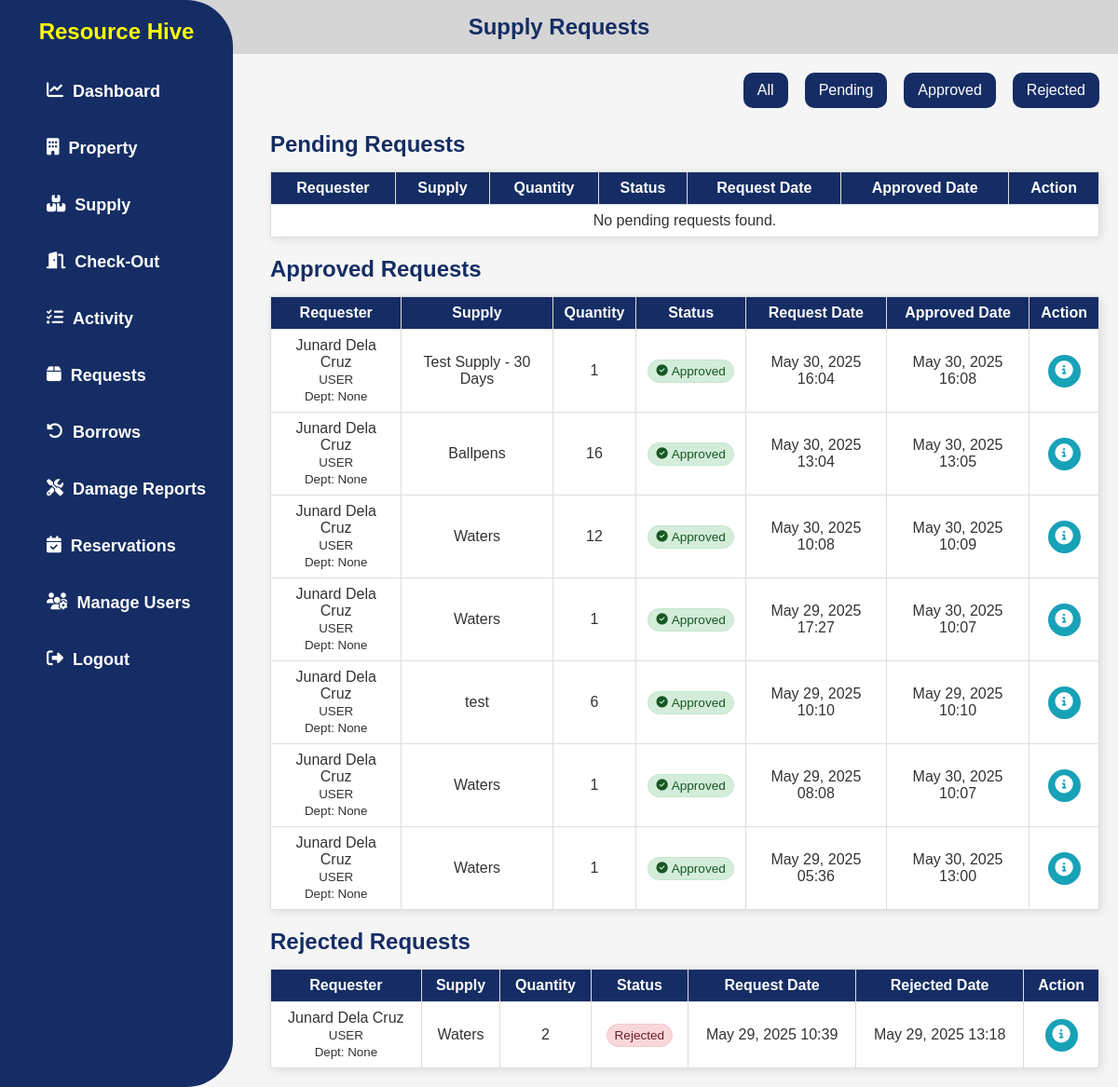
Before: /my-supply-requests/ (signed in) with the older database file.
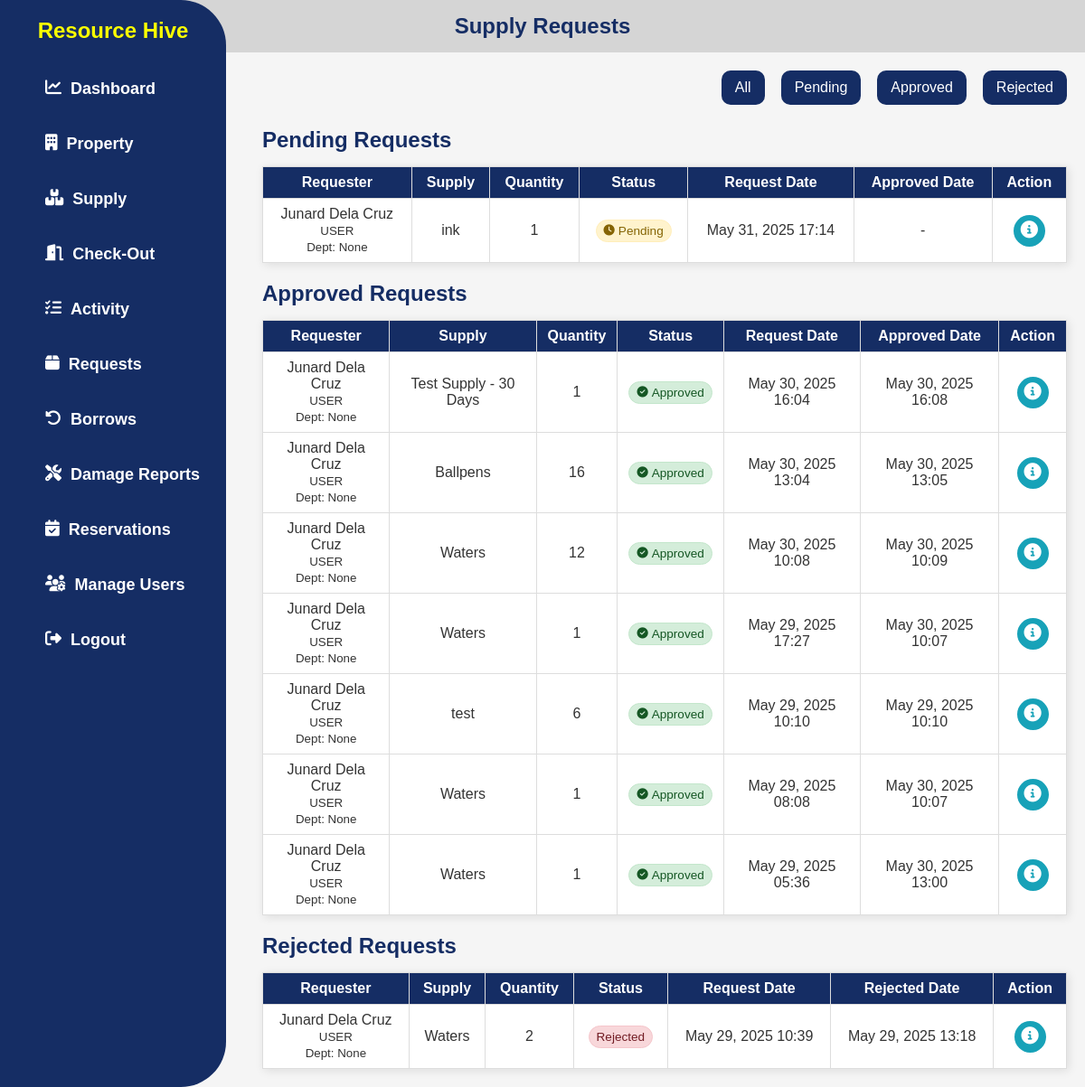
After: the same page with the newer database file.
### app/models.py (models this page shows, shortened)
class SupplyRequest(models.Model):
    STATUS_CHOICES = [
        ('pending', 'Pending'),
        ('approved', 'Approved'),
        ('rejected', 'Rejected'),
    ]
    user = models.ForeignKey(User, on_delete=models.CASCADE)
    supply = models.ForeignKey(Supply, on_delete=models.CASCADE)
    quantity = models.PositiveIntegerField()
    request_date = models.DateTimeField(auto_now_add=True)
    purpose = models.TextField()
    approved_date = models.DateTimeField(null=True, blank=True)
    status = models.CharField(max_length=20, choices=STATUS_CHOICES, default='pending')
    remarks = models.TextField(blank=True, null=True)

class UserProfile(models.Model):
    user = models.OneToOneField(User, on_delete=models.CASCADE)
    ROLE_CHOICES = [
        ('ADMIN', 'ADMIN'),
        ('USER', 'USER'),
    ]
    role = models.CharField(max_length=20, choices=ROLE_CHOICES)
    department = models.CharField(max_length=255, blank=True, null=True)
    phone = models.CharField(max_length=20, blank=True, null=True)

class Supply(models.Model):
    STATUS_CHOICES = [
        ('low_stock', 'Low Stock'),
        ('out_of_stock', 'Out of Stock'),
        ('available', 'Available'),
    ]
    CATEGORY_CHOICES = [
        ('office_supplies', 'Office Supplies Expenses'),
        ('textbooks', 'Textbooks and Instructional Materials Expenses'),
        ('other_supplies', 'Other Supplies & Materials Expenses'),
    ]
    SUBCATEGORY_CHOICES = [
        ('common_office', 'COMMON OFFICE SUPPLIES AND MATERIALS'),
        ('filing', 'FILING SUPPLIES AND MATERIALS'),
        ('ribbons', 'RIBBONS, INKS, TONERS AND CARTRIDGES'),
        ('paper', 'PAPER PRODUCTS'),
        ('university_activity', 'OTHER UNIVERSITY ACTIVITY 1 (CSG Activity)'),
        ('printed_journals', 'PRINTED JOURNALS'),
        ('common_cleaning', 'COMMON CLEANING SUPPLIES AND MATERIALS'),
        ('other_supplies', 'OTHER SUPPLIES AND MATERIALS'),
        ('electrical', 'ELECTRICAL, LIGHTING FIXTURES, TOOLS AND ACCESSORIES'),
        ('kitchen', 'KITCHEN SUPPLIES AND MATERIALS'),
        ('common_office_supplies', 'COMMON OFFICE SUPPLIES'),
        ('cleaning_supplies', 'CLEANING SUPPLIES AND MATERIALS'),
        ('covid_supplies', 'COVID RECOVERY SUPPLIES'),
        ('electrical_supplies', 'ELECTRICAL SUPPLIES AND MATERIALS'),
    ]
    supply_name = models.CharField(max_length=255)
    category = models.CharField(max_length=100, choices=CATEGORY_CHOICES, null=True, blank=True)
    subcategory = models.CharField(max_length=100, choices=SUBCATEGORY_CHOICES, null=True, blank=True)
    description = models.TextField(blank=True, null=True)
    barcode = models.CharField(max_length=100, unique=True)
    available_for_request = models.BooleanField(default=True)
    date_received = models.DateField()
    expiration_date = models.DateField(null=True, blank=True)
    last_updated = models.DateTimeField(auto_now=True)
    class Meta:
        permissions = [
            ("view_admin_dashboard", "Can view  admin dashboard"),
            ("view_checkout_page", "Can view checkout page"),
            ("view_user_dashboard", "Can view user dashboard"), #user side permissions
            ("view_user_module", "Can view user module"),
        ]

### app/views.py (the view)
# urls.py: path('my-supply-requests/', UserSupplyRequestListView.as_view(), name='user_supply_requests'),
class UserSupplyRequestListView(PermissionRequiredMixin, ListView):
    model = SupplyRequest
    template_name = 'app/requests.html'
    permission_required = 'app.view_supply_request'
    context_object_name = 'requests'
    paginate_by = 10
    def get_queryset(self):
        return SupplyRequest.objects.select_related('user', 'user__userprofile', 'supply').order_by('-request_date')
    def get_context_data(self, **kwargs):
        context = super().get_context_data(**kwargs)
        all_requests = self.get_queryset()
        context['pending_requests'] = all_requests.filter(status='pending')
        context['approved_requests'] = all_requests.filter(status='approved')
        context['rejected_requests'] = all_requests.filter(status='rejected')
        return context

### app/templates/app/requests.html (shortened to what the changed rows need)
{% load static %}
<!DOCTYPE html>
<html lang="en">
<head>
  <link rel="stylesheet" href="{% static 'css/style.css' %}" />
  <link rel="stylesheet" href="https://cdnjs.cloudflare.com/ajax/libs/font-awesome/6.4.2/css/all.min.css" />
</head>
<body>
  {% include 'app/navbar.html' %}
  <div class="parent">
    <div class="div1">
      <h2>Supply Requests</h2>
    </div>
    <main class="content">
      <div class="status-table" data-status="pending">
        <table>
          <thead>
            <tr>
              <th>Requester</th>
              <th>Supply</th>
              <th>Quantity</th>
              <th>Status</th>
              <th>Request Date</th>
              <th>Approved Date</th>
              <th>Action</th>
            </tr>
          </thead>
          <tbody>
            {% for request in pending_requests %}
            <tr>
              <td>
                {% with request.user.first_name as first_name %}
                {% with request.user.last_name as last_name %}
                  {% if first_name or last_name %}
                    {{ first_name }} {{ last_name }}
                  {% else %}
                    {{ request.user.username }}
                  {% endif %}
                {% endwith %}
                {% endwith %}
                <br/>
                <small>{{ request.user.userprofile.get_role_display }}<br/>Dept: {{ request.user.userprofile.department }}</small>
              </td>
              <td>{{ request.supply.supply_name }}</td>
              <td>{{ request.quantity }}</td>
              <td>
                <span class="status-badge status-{{ request.status|lower|cut:' ' }}">
                  {% if request.status == 'pending' %}
                    <i class="fas fa-clock"></i>
                  {% elif request.status == 'approved' %}
                    <i class="fas fa-check-circle"></i>
                  {% elif request.status == 'declined' %}
                    <i class="fas fa-times-circle"></i>
                  {% endif %}
                  {{ request.get_status_display }}
                </span>
              </td>
              <td>{{ request.request_date|date:"M d, Y H:i" }}</td>
              <td>{% if request.approved_date %}{{ request.approved_date|date:"M d, Y H:i" }}{% else %}-{% endif %}</td>
              <td>
                <a href="{% url 'request_detail' request.id %}" class="details-btn" title="View Details">
                  <i class="fas fa-info-circle"></i>
                </a>
              </td>
            </tr>
            {% empty %}
            <tr><td colspan="7">No pending requests found.</td></tr>
            {% endfor %}
          </tbody>
        </table>
      </div>
      <div class="status-table" data-status="approved">
        <table>
          <thead>
            <tr>
              <th>Requester</th>
              <th>Supply</th>
              <th>Quantity</th>
              <th>Status</th>
              <th>Request Date</th>
              <th>Approved Date</th>
              <th>Action</th>
            </tr>
          </thead>
          <tbody>
            {% for request in approved_requests %}
            <tr>
              <td>
                {% with request.user.first_name as first_name %}
                {% with request.user.last_name as last_name %}
                  {% if first_name or last_name %}
                    {{ first_name }} {{ last_name }}
                  {% else %}
                    {{ request.user.username }}
                  {% endif %}
                {% endwith %}
                {% endwith %}
                <br/>
                <small>{{ request.user.userprofile.get_role_display }}<br/>Dept: {{ request.user.userprofile.department }}</small>
              </td>
              <td>{{ request.supply.supply_name }}</td>
              <td>{{ request.quantity }}</td>
              <td>
                <span class="status-badge status-{{ request.status|lower|cut:' ' }}">
                  {% if request.status == 'pending' %}
                    <i class="fas fa-clock"></i>
                  {% elif request.status == 'approved' %}
                    <i class="fas fa-check-circle"></i>
                  {% elif request.status == 'declined' %}
                    <i class="fas fa-times-circle"></i>
                  {% endif %}
                  {{ request.get_status_display }}
                </span>
              </td>
              <td>{{ request.request_date|date:"M d, Y H:i" }}</td>
              <td>{% if request.approved_date %}{{ request.approved_date|date:"M d, Y H:i" }}{% else %}-{% endif %}</td>
              <td>
                <a href="{% url 'request_detail' request.id %}" class="details-btn" title="View Details">
                  <i class="fas fa-info-circle"></i>
                </a>
              </td>
            </tr>
            {% empty %}
            <tr><td colspan="7">No approved requests found.</td></tr>
            {% endfor %}
          </tbody>
        </table>
      </div>
      <div class="status-table" data-status="rejected">
        <table>
          <thead>
            <tr>
              <th>Requester</th>
              <th>Supply</th>
              <th>Quantity</th>
              <th>Status</th>
              <th>Request Date</th>
              <th>Rejected Date</th>
              <th>Action</th>
            </tr>
          </thead>
          <tbody>
            {% for request in rejected_requests %}
            <tr>
              <td>
                {% with request.user.first_name as first_name %}
                {% with request.user.last_name as last_name %}
                  {% if first_name or last_name %}
                    {{ first_name }} {{ last_name }}
                  {% else %}
                    {{ request.user.username }}
                  {% endif %}
                {% endwith %}
                {% endwith %}
                <br/>
                <small>{{ request.user.userprofile.get_role_display }}<br/>Dept: {{ request.user.userprofile.department }}</small>
              </td>
              <td>{{ request.supply.supply_name }}</td>
              <td>{{ request.quantity }}</td>
              <td>
                <span class="status-badge status-{{ request.status|lower|cut:' ' }}">
                  {{ request.get_status_display }}
                </span>
              </td>
              <td>{{ request.request_date|date:"M d, Y H:i" }}</td>
              <td>{% if request.approved_date %}{{ request.approved_date|date:"M d, Y H:i" }}{% else %}-{% endif %}</td>
              <td>
                <a href="{% url 'request_detail' request.id %}" class="details-btn" title="View Details">
                  <i class="fas fa-info-circle"></i>
                </a>
              </td>
            </tr>
            {% empty %}
            <tr><td colspan="7">No rejected requests found.</td></tr>
            {% endfor %}
          </tbody>
        </table>
      </div>
    </main>
  </div>
</body>
</html>

Changed rows visible on the page:
added SupplyRequest: user.first_name "Junard", user.last_name "Dela Cruz", user.userprofile.role "USER", user.userprofile.department "None", supply.supply_name "ink", quantity "1", status "Pending", request_date "May 31, 2025 17:14", shown under "Pending Requests"
Other visible differences:
text no longer shown: "No pending requests found."
